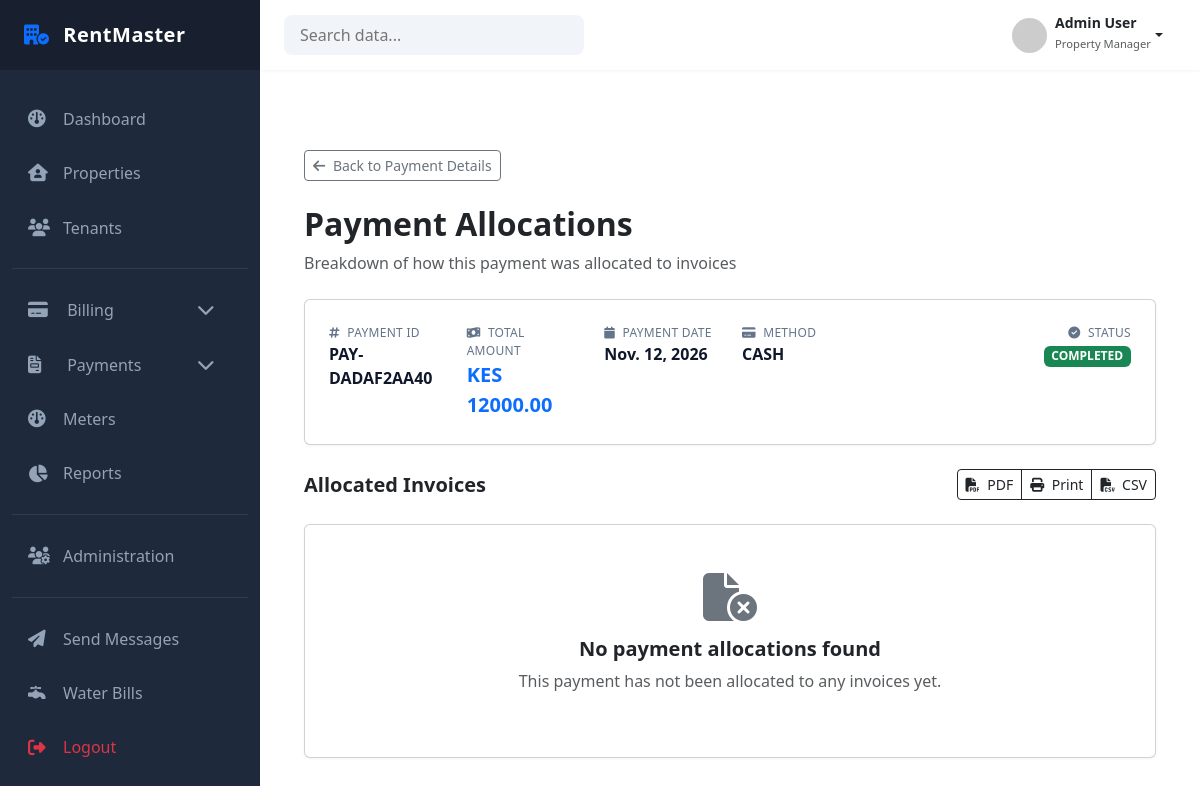
Page /finance/payments/2/allocations/ (signed in) on the committed database.
### finance/models.py (models this page shows, shortened)
class Payment(models.Model):
    ledger_account = models.ForeignKey(
        LedgerAccount,
        on_delete=models.PROTECT,
        related_name="payments"
    )
    amount = models.DecimalField(max_digits=20, decimal_places=2)
    payment_date = models.DateField()
    method = models.CharField(
        max_length=20,
        choices=PaymentMethod.choices
    )
    status = models.CharField(
        max_length=20,
        choices=PaymentStatus.choices,
        default=PaymentStatus.COMPLETED
    )
    reversed_at = models.DateTimeField(
        null=True,
        blank=True
    )
    reversed_by = models.ForeignKey(
        settings.AUTH_USER_MODEL,
        on_delete=models.SET_NULL,
        null=True,
        blank=True,
        related_name="reversed_payments"
    )
    reference_code = models.CharField(
        max_length=100,
        unique=True,
        blank=True
    )
    notes = models.TextField(blank=True)
    created_at = models.DateTimeField(auto_now_add=True)
    created_by = models.ForeignKey(
        settings.AUTH_USER_MODEL,
        on_delete=models.CASCADE
    )

### finance/views/payment_views.py (the view)
def payment_allocations_view(request, payment_id):
    try:
        data = get_payment_allocations(
            user=request.user,
            payment_id=payment_id
        )
        context = {
            "payment": data["payment"],
            "payment_allocations": data["payment_allocations"],
            "credit_allocations": data["credit_allocations"],
        }
        return render(
            request,
            "payments/payment_allocations.html",
            context
        )
    except PermissionError as e:
        messages.error(request, str(e))
        return redirect("finance:payment_search")
    except Exception as e:
        messages.error(request, "An error occurred while fetching payment allocations.")
        return redirect("finance:payment_search")

### templates/payments/payment_allocations.html (shortened to what this page needs)
{% extends 'dashboard/base_dashboard.html' %}
{% load static %}
{% block extra_css %}
<link
  rel="stylesheet"
  href="{% static 'payments/css/payment_allocations.css' %}"
/>
<link
  href="https://cdn.jsdelivr.net/npm/bootstrap@5.3.0/dist/css/bootstrap.min.css"
  rel="stylesheet"
/>
<link
  rel="stylesheet"
  href="https://cdnjs.cloudflare.com/ajax/libs/font-awesome/6.4.0/css/all.min.css"
/>
{% endblock %}
{% block content %}
<div class="container py-5">
  <div class="mb-4">
    <a href="#" class="btn btn-outline-secondary btn-sm">
      <i class="fa-solid fa-arrow-left me-1"></i> Back to Payment Details
    </a>
  </div>
  <header class="mb-4">
    <h2 class="fw-bold">Payment Allocations</h2>
    <p class="text-muted">
      Breakdown of how this payment was allocated to invoices
    </p>
  </header>
  <div class="card mb-4">
    <div class="card-body p-4">
      <div class="row g-4">
        <div class="col-md-2">
          <span class="metadata-label"
            ><i class="fa-solid fa-hashtag me-1"></i> Payment ID</span
          >
          <div class="metadata-value">{{ payment.reference_code }}</div>
        </div>
        <div class="col-md-2">
          <span class="metadata-label"
            ><i class="fa-solid fa-money-bill-wave me-1"></i> Total Amount</span
          >
          <div class="metadata-value text-primary fs-5">KES {{ payment.amount }}</div>
        </div>
        <div class="col-md-2">
          <span class="metadata-label"
            ><i class="fa-solid fa-calendar me-1"></i> Payment Date</span
          >
          <div class="metadata-value">{{ payment.payment_date }}</div>
        </div>
        <div class="col-md-3">
          <span class="metadata-label"
            ><i class="fa-solid fa-credit-card me-1"></i> Method</span
          >
          <div class="metadata-value">{{ payment.method }}</div>
        </div>
        <div class="col-md-3 text-md-end">
          <span class="metadata-label"
            ><i class="fa-solid fa-circle-check me-1"></i> Status</span
          >
          <div>
            <span class="badge badge-status bg-success">{{ payment.status }}</span>
          </div>
        </div>
      </div>
    </div>
  </div>
  <div class="d-flex justify-content-between align-items-center mb-3">
    <h5 class="mb-0 fw-semibold">Allocated Invoices</h5>
    <div class="btn-group">
      <button class="btn btn-sm btn-outline-dark btn-action">
        <i class="fa-solid fa-file-pdf me-1"></i> PDF
      </button>
      <button class="btn btn-sm btn-outline-dark btn-action">
        <i class="fa-solid fa-print me-1"></i> Print
      </button>
      <button class="btn btn-sm btn-outline-dark btn-action">
        <i class="fa-solid fa-file-csv me-1"></i> CSV
      </button>
    </div>
  </div>
   {% if credit_allocations %}
  <div class="card">
    <div class="table-responsive">
      <table class="table table-striped table-hover align-middle mb-0">
        <thead class="table-light">
          <tr>
            <th class="ps-4">Invoice #</th>
            <th>Category</th>
            <th>Total Amount</th>
            <th>Amount Paid</th>
            <th>Status</th>
          </tr>
        </thead>
        <tbody>
            {% for allocation in credit_allocations %}
          <tr>
            <td class="ps-4 fw-medium text-primary">{{ allocation.invoice.invoice_number }}</td>
            <td><span class="badge bg-info">{{ allocation.invoice.category }}</span></td>
            <td class="fw-bold">KES {{ allocation.invoice.total_amount }}</td>
            <td class="fw-bold">KES {{ allocation.amount_applied }}</td>
            <td>
                {% if allocation.invoice.status == "PAID" %}
                <span class="badge badge-status bg-success">
                    {{ allocation.invoice.status }}
                </span>
                {% elif allocation.invoice.status == "PARTIAL" %}
                <span class="badge badge-status bg-warning">
                    {{ allocation.invoice.status }}
                </span>
                {% else %}
                <span class="badge badge-status bg-secondary">
                    {{ allocation.invoice.status }}
                </span>
                {% endif %}
            </td>
          </tr>
            {% endfor %}
        </tbody>
      </table>
    </div>
  </div>
    {% else %}
    <div class="card p-5 text-center mt-4">
        <div class="text-secondary mb-3"><i class="fa-solid fa-file-circle-xmark fa-3x"></i></div>
        <h5 class="fw-bold">No payment allocations found</h5>
        <p class="text-muted">This payment has not been allocated to any invoices yet.</p>
    </div>
    {% endif %}
</div>
{% endblock %}

### static/dashboard/css/dashboard.css (style rules this page uses)
:root { --sidebar-width: 260px; --primary-color: #2563eb; --dark-blue: #1e293b; --light-bg: #f8fafc; --top-navbar-height: 70px; }
body { font-family: "Inter", sans-serif; background-color: var(--light-bg); overflow-x: hidden; }

### static/payments/css/payment_allocations.css (style rules this page uses)
body { background-color: #f8fafc; font-family: 'Inter', sans-serif; color: #1e293b; }
.card { border: 1px solid #e2e8f0; border-radius: 12px; box-shadow: 0 1px 3px rgba(0, 0, 0, 0.05); }
.badge-status { padding: 0.4em 0.8em; border-radius: 6px; font-weight: 500; }
.metadata-label { color: #64748b; font-size: 0.75rem; text-transform: uppercase; letter-spacing: 0.025em; display: block; }
.metadata-value { font-weight: 600; color: #0f172a; }
.btn-action { font-size: 0.85rem; }

### rows in the picture
Payment: reference_code "PAY-DADAF2AA40", amount "12000.00", payment_date "Nov. 12, 2026", method "CASH", status "COMPLETED"
